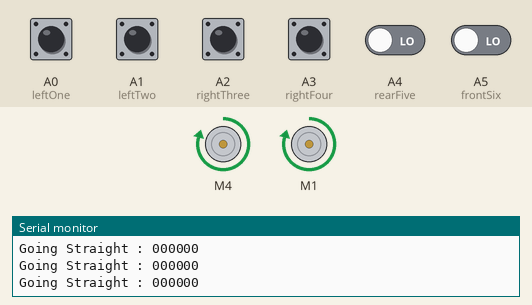
This sketch was run on a simulated Arduino Uno, built with avr-gcc and run on an emulated ATmega328P. Parts: 2 × DC motor (green arrow = forward, orange = backward, longer = faster), the last lines printed to the serial monitor. Inputs (shaded band) come from the test bench; at power-on: A0 (leftOne), A1 (leftTwo), A2 (rightThree), A3 (rightFour), A4 (rearFive), A5 (frontSix) LOW.

Above: at 1.2 s.
1.3 s: A0 (leftOne) pulled HIGH for 0.15 s
At 1.4 s:
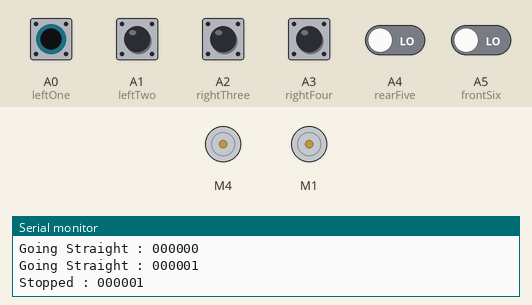
2.9 s: A1 (leftTwo) pulled HIGH for 0.15 s
At 4.4 s:
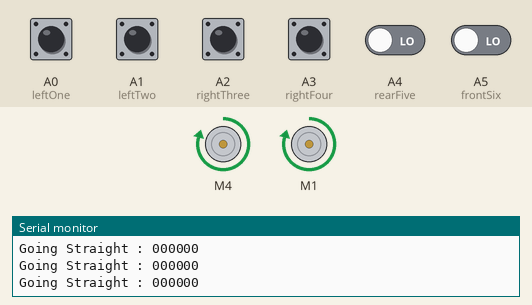
6.0 s: A2 (rightThree) pulled HIGH for 0.15 s
At 6.1 s:
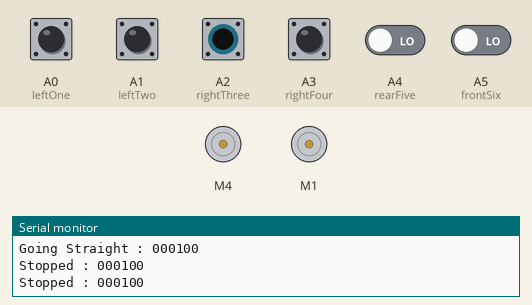
9.1 s: A3 (rightFour) pulled HIGH for 0.15 s
At 10.4 s:
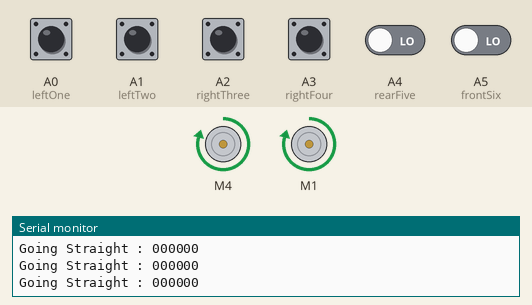
12.2 s: A4 (rearFive) driven HIGH
At 12.5 s:
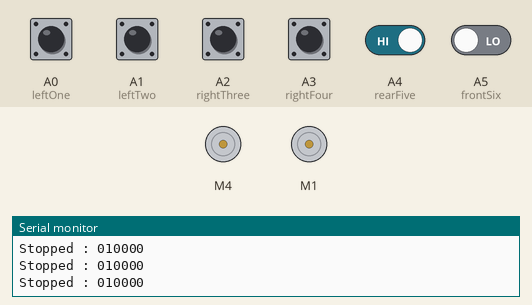
15.2 s: A4 (rearFive) driven LOW
At 16.1 s:
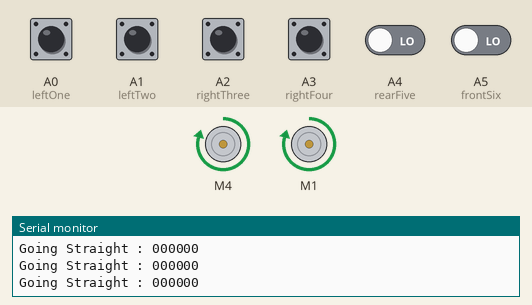
Timing chart, 0 to 17.7 s (numbered marks = the images above; inputs shaded):
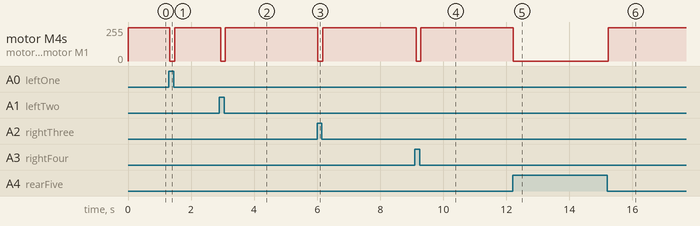

Measured:
- after the input at 1.3 s, motor M4, motor M1: forward 250/255 → stopped at once, → forward 250/255 0.16 s later
- after the input at 2.9 s, motor M4, motor M1: forward 250/255 → stopped at once, → forward 250/255 0.16 s later
- after the input at 6.0 s, motor M4, motor M1: forward 250/255 → stopped at once, → forward 250/255 0.16 s later
- after the input at 9.1 s, motor M4, motor M1: forward 250/255 → stopped at once, → forward 250/255 0.16 s later
- after the input at 12.2 s, motor M4, motor M1: forward 250/255 → stopped at once
- after the input at 15.2 s, motor M4, motor M1: stopped → forward 250/255 at once

The sketch:

6_sensor_code.ino
```cpp
/*
 *             XEUX BRAVO
*/

//Including the libraries Adafruit
#include <AFMotor.h>

//Defining pins for IR sensors and variables
#define leftOne A0
#define leftTwo A1
#define rightThree A2
#define rightFour A3
#define rearFive A4
#define frontSix A5

//Defining motors
AF_DCMotor leftMotor(4, MOTOR12_1KHZ);
AF_DCMotor rightMotor(1, MOTOR12_1KHZ);

int irSensors = B000000;

void setup() {

  //Declaring pin types
  pinMode(leftOne, INPUT);
  pinMode(leftTwo, INPUT);
  pinMode(rightThree, INPUT);
  pinMode(rightFour, INPUT);
  pinMode(rearFive, INPUT);
  pinMode(frontSix, INPUT);

  //begin serial communication
  Serial.begin(9600);
}

void loop() {

  scanSensors();      // Scan the sensor values
  checkConditions();  // Check conditions
}

void checkConditions() {

  switch (irSensors) {

    case B000000:
      //  1
      goSTRAIGHT();
      break;

    case B000001:
      //  2
      stop();
      break;

    case B000010:
      //  3
      stop();
      break;

    case B000011:
      //  4
      stop();
      break;

    case B000100:
      //  5
      stop();
      break;

    case B000101:
      //  6
      stop();
      break;

    case B000110:
      //  7
      stop();
      break;

    case B000111:
      //  8
      stop();
      break;

    case B001000:
      //  9
      stop();
      break;

    case B001001:
      //  10
      stop();
      break;

    case B001010:
      //  11
      stop();
      break;

    case B001011:
      //  12
      stop();
      break;

    case B001100:
      //  13
      stop();
      break;

    case B001101:
      //  14
      stop();
      break;

    case B001110:
      //  15
      stop();
      break;

    case B001111:
      //  16
      stop();
      break;

    case B010000:
      //  17
      stop();
      break;

    case B010001:
      //  18
      stop();
      break;

    case B010010:
      //  19
      stop();
      break;

    case B010011:
      //  20
      stop();
      break;

    case B010100:
      //  21
      stop();
      break;

    case B010101:
      //  22
      stop();
      break;

    case B010110:
      //  23
      stop();
      break;

    case B010111:
      //  24
      stop();
      break;

    case B011000:
      //  25
      stop();
      break;

    case B011001:
      //  26
      stop();
      break;

    case B011010:
      //  27
      stop();
      break;

    case B011011:
      //  28
      stop();
      break;

    case B011100:
      //  29
      stop();
      break;

    case B011101:
      //  30
      stop();
      break;

    case B011110:
      //  31
      stop();
      break;

    case B011111:
      //  32
      stop();
      break;

    case B100000:
      //  33
      stop();
      break;

    case B100001:
      //  34
      stop();
      break;

    case B100010:
      //  35
      stop();
      break;

    case B100011:
      //  36
      stop();
      break;

    case B100100:
      //  37
      stop();
      break;

    case B100101:
      //  38
      stop();
      break;

    case B100110:
      //  39
      stop();
      break;

    case B100111:
      //  40
      stop();
      break;

    case B101000:
      //  41
      stop();
      break;

    case B101001:
      //  42
      stop();
      break;

    case B101010:
      //  43
      stop();
      break;

    case B101011:
      //  44
      stop();
      break;

    case B101100:
      //  45
      stop();
      break;

    case B101101:
      //  46
      stop();
      break;

    case B101110:
      //  47
      stop();
      break;

    case B101111:
      //  48
      stop();
      break;

    case B110000:
      //  49
      stop();
      break;

    case B110001:
      //  50
      stop();
      break;

    case B110010:
      //  51
      stop();
      break;

    case B110011:
      //  52
      stop();
      break;

    case B110100:
      //  53
      stop();
      break;

    case B110101:
      //  54
      stop();
      break;

    case B110110:
      //  55
      stop();
      break;

    case B110111:
      //  56
      stop();
      break;

    case B111000:
      //  57
      stop();
      break;

    case B111001:
      //  58
      stop();
      break;

    case B111010:
      //  59
      stop();
      break;

    case B111011:
      //  60
      stop();
      break;

    case B111100:
      //  61
      stop();
      break;

    case B111101:
      //  62
      stop();
      break;

    case B111110:
      //  63
      stop();
      break;

    case B111111:
      //  64
      goSTRAIGHT();
      break;

    default:
      stop();
  }
}

void scanSensors() {
  // Scan Sensor Values (0 or 1)
  // White = 0 and Black = 1
  bitWrite(irSensors, 0, digitalRead(leftOne));
  bitWrite(irSensors, 1, digitalRead(leftTwo));
  bitWrite(irSensors, 2, digitalRead(rightThree));
  bitWrite(irSensors, 3, digitalRead(rightFour));
  bitWrite(irSensors, 4, digitalRead(rearFive));
  bitWrite(irSensors, 5, digitalRead(frontSix));

  //Printing values of the sensors to the serial monitor
  //Serial.println(irSensors,BIN);

  Serial.print(digitalRead(frontSix));
  Serial.print(digitalRead(rearFive));
  Serial.print(digitalRead(rightFour));
  Serial.print(digitalRead(rightThree));
  Serial.print(digitalRead(leftTwo));
  Serial.println(digitalRead(leftOne));
}

void turnLEFT() {
  // Turn Left
  Serial.print("Turning Left : ");
  leftMotor.run(BACKWARD);
  leftMotor.setSpeed(250);
  rightMotor.run(FORWARD);
  rightMotor.setSpeed(250);
}

void turnRIGHT() {
  // Turn Right
  Serial.print("Turning Right : ");
  leftMotor.run(FORWARD);
  leftMotor.setSpeed(250);
  rightMotor.run(BACKWARD);
  rightMotor.setSpeed(250);
}

void goSTRAIGHT() {
  // Go Straight
  Serial.print("Going Straight : ");
  leftMotor.run(FORWARD);
  leftMotor.setSpeed(250);
  rightMotor.run(FORWARD);
  rightMotor.setSpeed(250);
}

void goREVERSE() {
  // Go Reverse
  Serial.print("Going Reverse : ");
  leftMotor.run(BACKWARD);
  leftMotor.setSpeed(250);
  rightMotor.run(BACKWARD);
  rightMotor.setSpeed(250);
}

void stop() {
  // Go Reverse
  Serial.print("Stopped : ");
  leftMotor.run(RELEASE);
  leftMotor.setSpeed(0);
  rightMotor.run(RELEASE);
  rightMotor.setSpeed(0);
}
```
